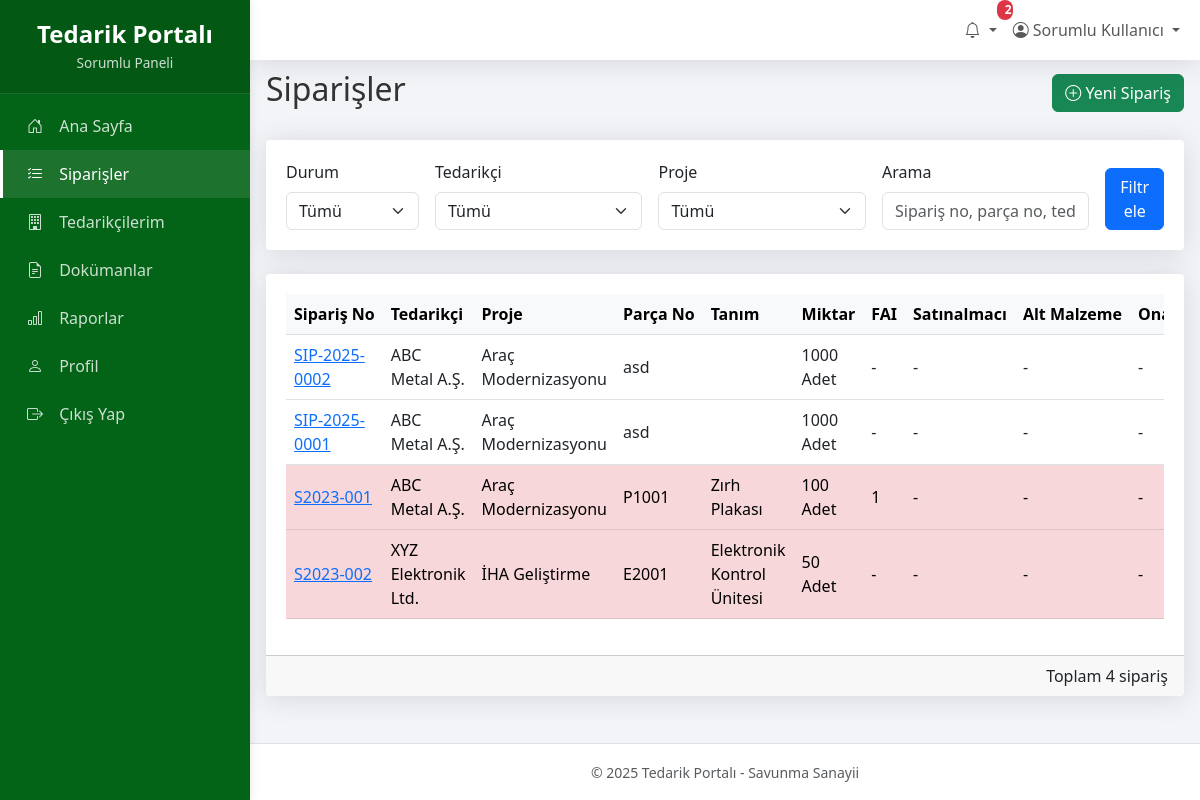
Page /sorumlu/siparisler.php (signed in) on the committed database.
### tables this page shows
CREATE TABLE `siparisler` (
  `id` int(11) NOT NULL,
  `siparis_no` varchar(50) NOT NULL,
  `parca_no` varchar(50) NOT NULL,
  `tanim` varchar(255) DEFAULT NULL,
  `proje_id` int(11) DEFAULT NULL,
  `tedarikci_id` int(11) DEFAULT NULL,
  `sorumlu_id` int(11) DEFAULT NULL,
  `acilis_tarihi` date NOT NULL,
  `parca_adi` varchar(255) NOT NULL,
  `teslim_tarihi` date DEFAULT NULL,
  `miktar` int(11) DEFAULT 0,
  `birim` varchar(20) DEFAULT NULL,
  `kalan_miktar` int(11) DEFAULT 0,
  `teslim_edilen_miktar` int(11) NOT NULL,
  `durum_id` int(11) NOT NULL,
  `fai` tinyint(1) DEFAULT 0,
  `paketleme` varchar(100) DEFAULT NULL,
  `satinalmaci` varchar(100) DEFAULT NULL,
  `alt_malzeme` text DEFAULT NULL,
  `tedarikci_tarihi` date DEFAULT NULL,
  `tedarikci_notu` text DEFAULT NULL,
  `onaylanan_revizyon` varchar(50) DEFAULT NULL,
  `tedarikci_parca_no` varchar(50) DEFAULT NULL,
  `vehicle_id` varchar(50) DEFAULT NULL,
  `olusturan_id` int(11) NOT NULL,
  `olusturma_tarihi` datetime DEFAULT current_timestamp(),
  `guncelleme_tarihi` datetime DEFAULT NULL ON UPDATE current_timestamp(),
  `aciklama` varchar(255) NOT NULL
);

CREATE TABLE `tedarikciler` (
  `id` int(11) NOT NULL,
  `firma_adi` varchar(255) NOT NULL,
  `firma_kodu` varchar(50) DEFAULT NULL,
  `adres` text DEFAULT NULL,
  `il` varchar(255) NOT NULL,
  `ilce` varchar(255) NOT NULL,
  `telefon` varchar(20) DEFAULT NULL,
  `email` varchar(100) DEFAULT NULL,
  `yetkili_kisi` varchar(100) DEFAULT NULL,
  `vergi_dairesi` varchar(255) NOT NULL,
  `vergi_no` varchar(20) DEFAULT NULL,
  `aktif` tinyint(1) NOT NULL DEFAULT 1,
  `olusturan_id` int(11) NOT NULL,
  `olusturma_tarihi` datetime DEFAULT current_timestamp(),
  `guncelleme_tarihi` datetime DEFAULT NULL ON UPDATE current_timestamp(),
  `kullanici_id` int(11) DEFAULT NULL,
  `aciklama` varchar(255) NOT NULL
);

CREATE TABLE `projeler` (
  `id` int(11) NOT NULL,
  `proje_kodu` varchar(255) NOT NULL,
  `proje_adi` varchar(255) NOT NULL,
  `proje_yoneticisi` varchar(255) DEFAULT NULL,
  `proje_aciklama` text DEFAULT NULL,
  `baslangic_tarihi` date DEFAULT NULL,
  `bitis_tarihi` date DEFAULT NULL,
  `durum` enum('Aktif','Tamamlandi','Beklemede','Iptal') NOT NULL DEFAULT 'Aktif',
  `olusturan_id` int(11) NOT NULL,
  `olusturma_tarihi` datetime DEFAULT current_timestamp(),
  `guncelleme_tarihi` datetime DEFAULT NULL ON UPDATE current_timestamp(),
  `aktif` tinyint(1) NOT NULL DEFAULT 1
);

### config.php (called while the page is built, shortened)
<?php
function guvenli($data) {
    if (is_null($data)) {
        return '';
    }
    return htmlspecialchars($data, ENT_QUOTES, 'UTF-8');
}
?>

### sorumlu/siparisler.php (the view, shortened to what this page needs)
<?php
require_once '../config.php';
$sorumlu_id = $_SESSION['kullanici_id'];
$tedarikciler_sql = "SELECT t.id, t.firma_adi, t.firma_kodu
                    FROM tedarikciler t
                    INNER JOIN sorumluluklar s ON t.id = s.tedarikci_id
                    WHERE s.sorumlu_id = ?
                    ORDER BY t.firma_adi";
$tedarikciler_stmt = $db->prepare($tedarikciler_sql);
$tedarikciler_stmt->execute([$sorumlu_id]);
$tedarikciler = $tedarikciler_stmt->fetchAll(PDO::FETCH_ASSOC);
$tedarikci_idleri = array_column($tedarikciler, 'id');
$in = '';
$params = [];
if (count($tedarikci_idleri) > 0) {
    $in = str_repeat('?,', count($tedarikci_idleri) - 1) . '?';
    $params = array_merge($tedarikci_idleri, [$sorumlu_id]);
} else {
    $in = '?';
    $params = [$sorumlu_id];
}
$arama = isset($_GET['arama']) ? $_GET['arama'] : '';
$where_conditions = [];
$where_params = [];
if (count($tedarikci_idleri) > 0) {
    $where_conditions[] = "(s.tedarikci_id IN ($in) OR s.sorumlu_id = ?)";
    $where_params = $params;
} else {
    $where_conditions[] = "s.sorumlu_id = ?";
    $where_params = [$sorumlu_id];
}
$where_clause = !empty($where_conditions) ? "WHERE " . implode(" AND ", $where_conditions) : "";
$siparisler_sql = "SELECT s.*, sd.durum_adi, p.proje_adi, t.firma_adi,
                          (SELECT COUNT(*) FROM siparis_dokumanlari WHERE siparis_id = s.id) as dokuman_sayisi
                   FROM siparisler s
                   LEFT JOIN siparis_durumlari sd ON s.durum_id = sd.id
                   LEFT JOIN projeler p ON s.proje_id = p.id
                   LEFT JOIN tedarikciler t ON s.tedarikci_id = t.id
                   $where_clause
                   ORDER BY s.olusturma_tarihi DESC";
$siparisler_stmt = $db->prepare($siparisler_sql);
$siparisler_stmt->execute($where_params);
$siparisler = $siparisler_stmt->fetchAll(PDO::FETCH_ASSOC);
include 'header.php';
?>
<div class="d-flex justify-content-between align-items-center mb-4">
    <h2>Siparişler</h2>
    <a href="yeni_siparis.php" class="btn btn-success"><i class="bi bi-plus-circle"></i> Yeni Sipariş</a>
</div>
<div class="card mb-4">
    <div class="card-body">
        <form action="" method="GET" class="row g-3">
            <div class="col-md-2">
                <label for="durum" class="form-label">Durum</label>
                <select name="durum" id="durum" class="form-select">
                    <option value="">Tümü</option>
                </select>
            </div>
            <div class="col-md-3">
                <label for="tedarikci_id" class="form-label">Tedarikçi</label>
                <select name="tedarikci_id" id="tedarikci_id" class="form-select">
                    <option value="">Tümü</option>
                </select>
            </div>
            <div class="col-md-3">
                <label for="proje_id" class="form-label">Proje</label>
                <select name="proje_id" id="proje_id" class="form-select">
                    <option value="">Tümü</option>
                </select>
            </div>
            <div class="col-md-3">
                <label for="arama" class="form-label">Arama</label>
                <input type="text" class="form-control" id="arama" name="arama" placeholder="Sipariş no, parça no, tedarikçi parça no..." value="<?= guvenli($arama) ?>">
            </div>
            <div class="col-md-1 d-flex align-items-end">
                <button type="submit" class="btn btn-primary w-100">Filtrele</button>
            </div>
        </form>
    </div>
</div>
<div class="card mb-4">
    <div class="card-body">
        <?php if (count($siparisler) > 0): ?>
        <div class="table-responsive">
            <table class="table table-hover">
                <thead class="table-light">
                    <tr>
                        <th>Sipariş No</th>
                        <th>Tedarikçi</th>
                        <th>Proje</th>
                        <th>Parça No</th>
                        <th>Tanım</th>
                        <th>Miktar</th>
                        <th>FAI</th>
                        <th>Satınalmacı</th>
                        <th>Alt Malzeme</th>
                        <th>Onaylanan Revizyon</th>
                    </tr>
                </thead>
                <tbody>
                    <?php foreach ($siparisler as $siparis):
                        $gecikme = false;
                        $teslim_tarihi = !empty($siparis['teslim_tarihi']) ? strtotime($siparis['teslim_tarihi']) : 0;
                        if ($teslim_tarihi && $teslim_tarihi < time() && $siparis['durum_id'] == 1) {
                            $gecikme = true;
                        }
                    ?>
                    <tr <?= $gecikme ? 'class="table-danger"' : '' ?>>
                        <td>
                            <a href="siparis_detay.php?id=<?= $siparis['id'] ?>">
                                <?= guvenli($siparis['siparis_no']) ?>
                            </a>
                        </td>
                        <td><?= guvenli($siparis['firma_adi']) ?></td>
                        <td><?= guvenli($siparis['proje_adi']) ?></td>
                        <td><?= guvenli($siparis['parca_no']) ?></td>
                        <td><?= guvenli($siparis['tanim']) ?></td>
                        <td><?= $siparis['miktar'] ?> <?= guvenli($siparis['birim']) ?></td>
                        <td><?= !empty($siparis['fai']) ? guvenli($siparis['fai']) : '-' ?></td>
                        <td><?= !empty($siparis['satinalmaci']) ? guvenli($siparis['satinalmaci']) : '-' ?></td>
                        <td><?= !empty($siparis['alt_malzeme']) ? guvenli($siparis['alt_malzeme']) : '-' ?></td>
                        <td><?= !empty($siparis['onaylanan_revizyon']) ? guvenli($siparis['onaylanan_revizyon']) : '-' ?></td>
                    </tr>
                    <?php endforeach; ?>
                </tbody>
            </table>
        </div>
        <?php else: ?>
        <div class="alert alert-info">
            <i class="bi bi-info-circle me-2"></i> Filtrelere uygun sipariş bulunamadı.
        </div>
        <?php endif; ?>
    </div>
    <div class="card-footer text-end">
        <span>Toplam <?= count($siparisler) ?> sipariş</span>
    </div>
</div>
<?php
include 'footer.php';
?>

### assets/css/panel.css (style rules this page uses)
:root { --primary-color: #1a3a5f; --secondary-color: #36404a; --accent-color: #507093; --light-color: #f2f4f8; --text-color: #333; --border-color: #d8dbe0; --success-color: #3c6a56; --warning-color: #a17d32; --danger-color: #8c3a3a; --info-color: #3a5a7c; --sidebar-width: 250px; }
html, body { height: 100%; margin: 0; padding: 0; overflow-x: hidden; }
body { background-color: var(--light-color); color: var(--text-color); font-family: 'Segoe UI', Arial, sans-serif; position: relative; min-height: 100vh; display: flex; flex-direction: column; }
.card { border: none; margin-bottom: 1.5rem; border-radius: 0.25rem; box-shadow: 0 0.125rem 0.25rem rgba(0, 0, 0, 0.075); }
.card-body { padding: 1.25rem; }
.table th { font-weight: 600; border-top: none; background-color: #f8f9fa; white-space: nowrap; }
.table td { vertical-align: middle; }
.table-responsive { overflow-x: auto; }

### rows in the picture
siparisler: siparis_no "SIP-2025-0002", tedarikci.firma_adi "ABC Metal A.Ş.", proje.proje_adi "Araç Modernizasyonu", parca_no "asd", miktar "1000", birim "Adet"
siparisler: siparis_no "SIP-2025-0001", tedarikci.firma_adi "ABC Metal A.Ş.", proje.proje_adi "Araç Modernizasyonu", parca_no "asd", miktar "1000", birim "Adet"
siparisler: siparis_no "S2023-001", tedarikci.firma_adi "ABC Metal A.Ş.", proje.proje_adi "Araç Modernizasyonu", parca_no "P1001", tanim "Zırh Plakası", miktar "100", birim "Adet", fai "1"
siparisler: siparis_no "S2023-002", tedarikci.firma_adi "XYZ Elektronik Ltd.", proje.proje_adi "İHA Geliştirme", parca_no "E2001", tanim "Elektronik Kontrol Ünitesi", miktar "50", birim "Adet"

### other values in the picture
$okunmamis_bildirim_sayisi "2"
guvenli($_SESSION['ad_soyad']) "Sorumlu Kullanıcı"
count($siparisler) "4"
